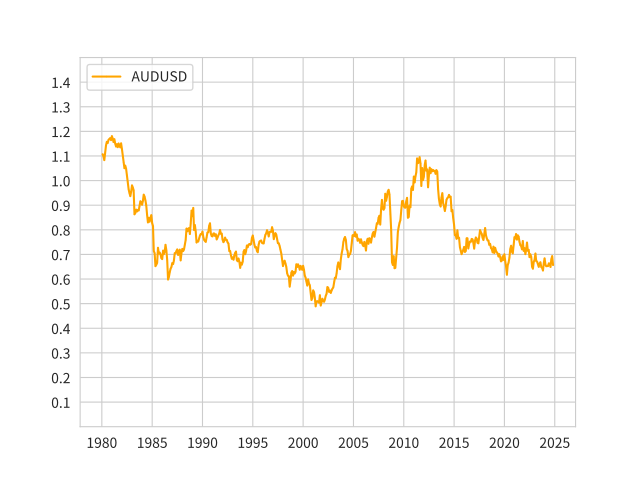

Write the Python code that produced this figure.
from numpy.random import *
import pandas as pd
import seaborn as sns
from matplotlib import pyplot as plt #%matplotlib inline
import matplotlib.dates as mdates

#Set font in Japanese
plt.rcParams["font.family"] = "Noto Sans CJK JP"

#Load a data file
df1 = pd.read_csv("AUSUSD-2010--xx.csv", #to read CSV file into df1 = DataFrame.
		sep=",", 
		engine = "python", #to load Japanese CSV file.
		encoding = "utf-8",
        header=[10], #header=[1] = use the second row for comlumn headers, header=[0] = use the first row for comlumn headers. PANDAS count 0 for the first row, 1 for the second row.  
		#index_col=[0], 
		)

#Data Check
print("\nHello, this is the checking part before visualizeing your data.\n")
print("\nThis is the overall information of your data.\n")
print(df1.info()) 
print("\nThis is the first three rows and columns of your data.\n")
print(df1.head(3))
print("\nThis is the data type of your first column.\n")
print(type(df1["Series ID"]))
print("\nThis is the column with header name ""FXRUSD"".\n")
print(df1["FXRUSD"])
print("\nThis is the data type of the column with header name ""FXRUSD"".\n")
print(type(df1["FXRUSD"]))

print("\nNow let's change the datatype to prepare for our visualization.\n")
print("\nChanging obeject to datetime.\n")
#df1["Series ID"] = pd.to_datetime(df1["Series ID"])
df1["Series ID"] = pd.to_datetime(df1["Series ID"], infer_datetime_format=True)
print("\nYou can see the converted datatypes.\n")
print(df1.info())
print("\nYou can see the converted dataframe.\n")
print(df1)
print("\nThen, we set Series ID as index.\n")
df1 = df1.set_index("Series ID")
print("\nSee how set_index works.\n")
print(df1.info())
print(df1)






#Load a data file
print("\nNext, we make the second datadrame as df2.\n")
df2 = pd.read_csv("AUSUSD-1969-2009.csv", #to read CSV file into df2 = DataFrame.
		sep=",", 
		engine = "python", #to load Japanese CSV file.
		encoding = "utf-8",
        header=[10], #header=[1] = use the second row for comlumn headers, header=[0] = use the first row for comlumn headers. PANDAS count 0 for the first row, 1 for the second row.  
		#index_col=[0], 
		)
print("\nThis is the overall information of your data.\n")
print(df2.info()) 
print("\nThis is the rows and columns of your data.\n")
print(df2.head(3))
df2["Series ID"] = pd.to_datetime(df2["Series ID"], infer_datetime_format=True)
print("\nYou can see the converted datatypes.\n")
print(df2.info())
print("\nYou can see the converted dataframe.\n")
print(df2)
print("\nThen, we set Series ID as index.\n")
df2 = df2.set_index("Series ID")
print("\nSee how set_index works.\n")
print(df2.info())
print(df2)

print("\nLet's merge df1 and df2.\n")
DFMerge = pd.concat([df1, df2], axis=0, ignore_index=False)
print("\nSee how concat works to merge two dataframes.\n")
print(DFMerge.info())
print(DFMerge)
print("\nLet's sort teh datafrae.\n")
DFMerge = DFMerge.sort_index()#use sort_index after merging data. 
print(DFMerge)

print("\nCut out the part of dataframes before rendering.\n")
DATERANGE = DFMerge.loc['1980-01-01':'2024-11-01']
print("\nYou can see the DATERANGE.\n")
print(DATERANGE.info())
print("\nYou can see the DATERANGE dataframe.\n")
print(DATERANGE)

print("\nWell done, you finished the checking part.\n")

#Styling
sns.set_style("whitegrid") #Preset styling template.
#plt.grid(True) 
plt.rcParams["font.family"] = "Noto Sans CJK JP" #Set a font after set_style to overwrite.

#plt.plot(df1["YEAR_MONTH"], df1["FXRUSD"], color ='orange',
#plt.plot(df1["Series ID"], df1["FXRUSD"], color ='orange',
plt.plot(DATERANGE.index, DATERANGE["FXRUSD"], color ='orange',
         marker ='o', markersize = 0.1, 
         label ='AUDUSD')
 
#plt.plot(df1["Series ID"], df1["Series ID"], color ='g',
#         linestyle ='dashed', linewidth = 2,
#         label ='JGB10YearYield')

"""
color = 
b	青 (Blue)
g	緑 (Green)
r	赤 (Red)
c	シアン (Cyan)
m	マゼンタ (Magenta)
y	黄 (Yellow)
k	黒 (Black)
w	白 (White)
"""

"""
#Add Annotation and Arrow
plt.annotate('local max', xy=(1950, 100),  xycoords='data',
            xytext=(0.8, 0.95), textcoords='axes fraction',
            # arrowprops=dict(facecolor='black', shrink=0.05),
            horizontalalignment='right', verticalalignment='top',
            )
"""

#Rendering section
fig = plt.legend(loc="upper left", fontsize=10) #Location of the legend.
#fig = plt.xlabel("Series ID") #Unit of X-Axis
#fig = plt.ylabel("-") #Unit of Y-Axis
#fig = plt.xlim(900, 2000) #X-Axis (Min,Max)
fig = plt.ylim(0, 1.5) #Y-Axis (Min,Max)
#fig = plt.xticks([0, 250, 500, 750])
fig = plt.yticks([0.1,0.2,0.3,0.4,0.5,0.6,0.7,0.8,0.9,1.0,1.1,1.2,1.3,1.4])

#fig = plt.xticks(rotation='vertical') #Rotate strings(=words) at Xticks in case they appear inappropriately.
plt.savefig('AUSUSD-1969--xx.pdf')
#plt.savefig('AUSUSD-1969--xxa.png', dpi=72)
plt.savefig('AUSUSD-1969--xxb.png', dpi=300)
plt.savefig('AUSUSD-1969--xxc.png', dpi=600) #Save files in multiple resolution at once.
plt.show()
